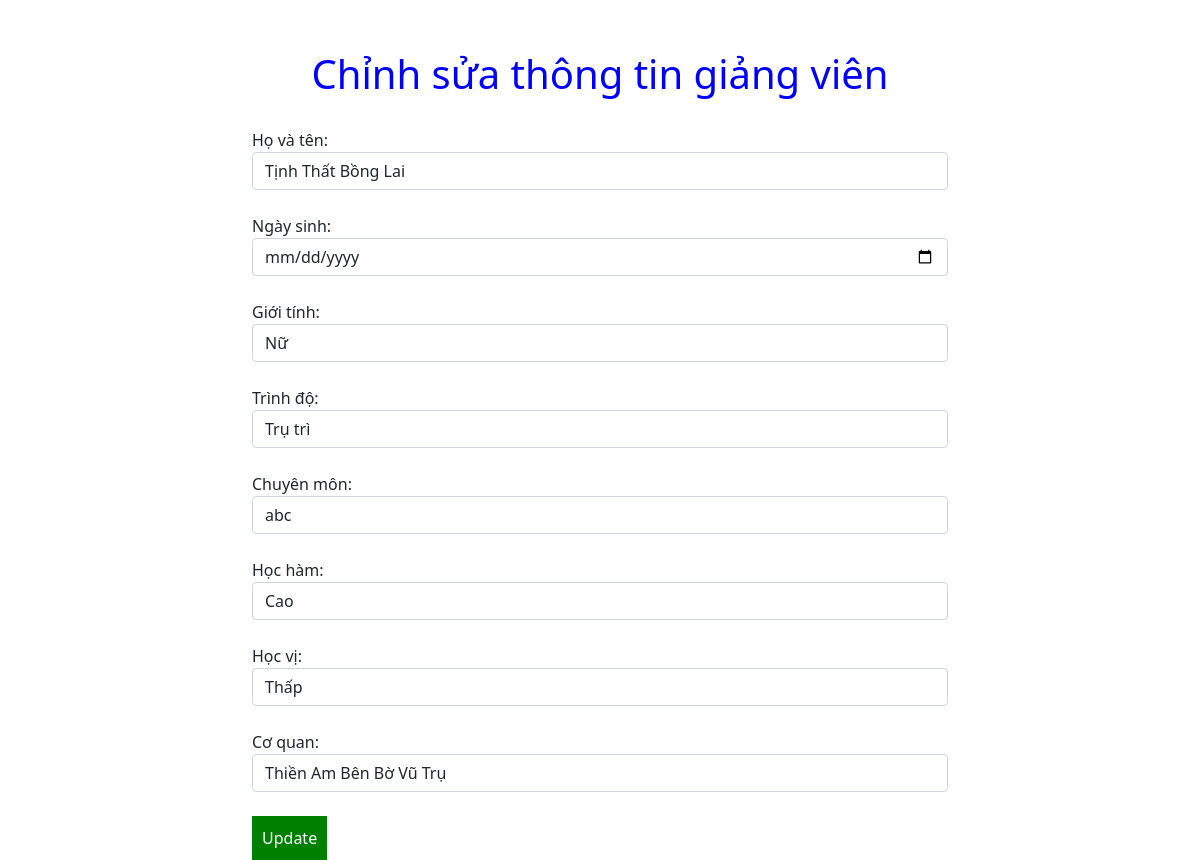
Page /index.php?controller=giangvien&action=edit&magv=7 on the earlier database version.
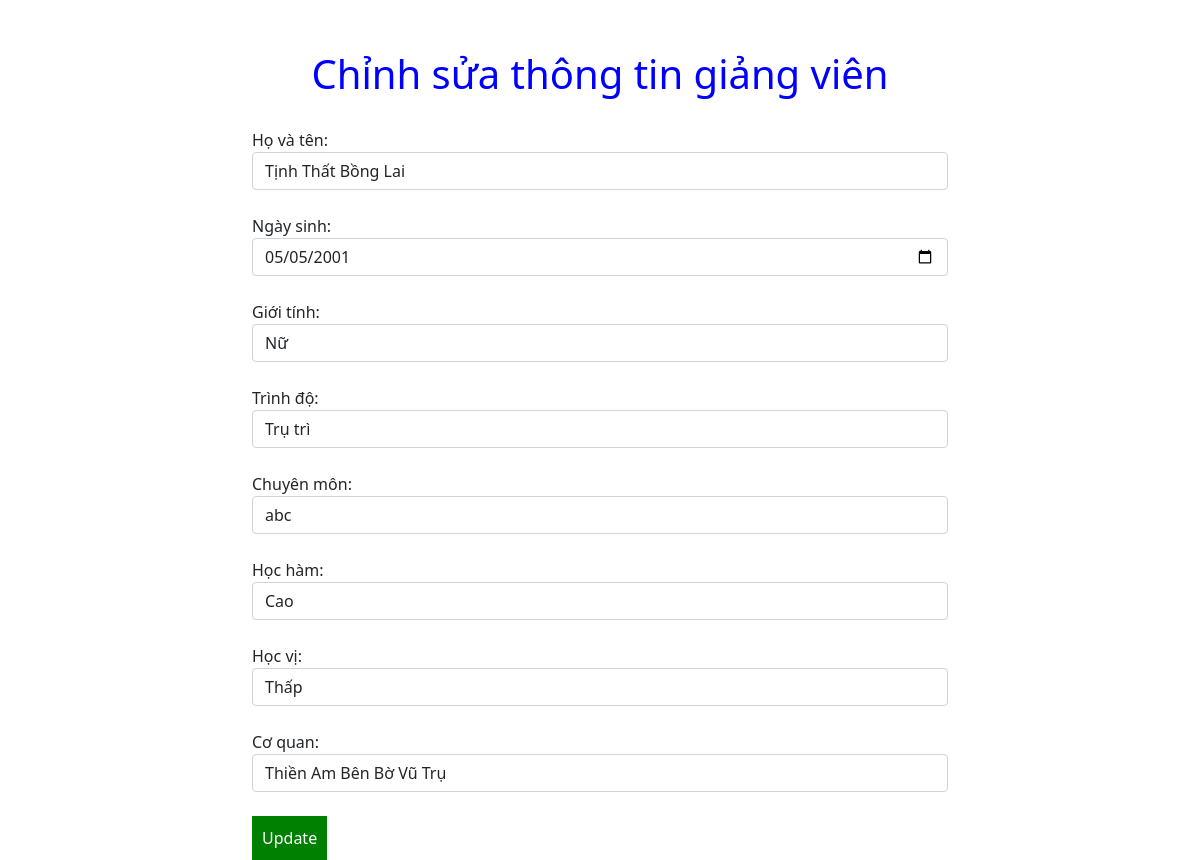
Same page on the later database version.
### tables this page shows
CREATE TABLE `giangvien` (
  `magv` int(11) NOT NULL,
  `hovaten` varchar(255) DEFAULT NULL,
  `ngaysinh` date DEFAULT NULL,
  `gioitinh` varchar(255) DEFAULT NULL,
  `trinhdo` varchar(255) DEFAULT NULL,
  `chuyenmon` varchar(255) DEFAULT NULL,
  `hocham` varchar(255) DEFAULT NULL,
  `hocvi` varchar(255) DEFAULT NULL,
  `coquan` varchar(255) DEFAULT NULL
);

### controllers/giangvienController.php (called while the page is built, shortened)
<?php
require_once 'models/giangvien.php';
class giangvienController {
    public function edit() {
        $magv = $_GET['magv'];
        $giangvienModel = new giangvien();
        $giangvien = $giangvienModel->getgiangvienById($magv);
        require_once 'views/giangviens/edit.php';
    }
}

### index.php (called while the page is built, shortened)
<?php
$action = isset($_GET['action']) ? $_GET['action'] :
    'index';
$object = new $classController();
$object->$action();
?>

### models/giangvien.php (called while the page is built, shortened)
<?php
class giangvien {
    public function getgiangvienById($magv = null) {
        $connection = $this->connectDb();
        $querySelect = "SELECT * FROM giangvien WHERE magv=$magv";
        $results = mysqli_query($connection, $querySelect);
        $giangvien = [];
        if (mysqli_num_rows($results) > 0) {
            $giangviens = mysqli_fetch_all($results, MYSQLI_ASSOC);
            $giangvien = $giangviens[0];
        }
        return $giangvien;
    }
    public function connectDb() {
        $connection = mysqli_connect(DB_HOST,
            DB_USERNAME, DB_PASSWORD, DB_NAME);
        return $connection;
    }
}

### views/giangviens/edit.php (the view, shortened to what this page needs)
<?php
    require "header.php";
?>
<div style = "width:60%" class="container">
    <h1 style="display: flex;align-items: center;justify-content: center;margin-bottom:30px;margin-top:50px;color:blue">Chỉnh sửa thông tin giảng viên</h1>
<form action="" method="post">
Họ và tên:
    <input class="form-control" type="text"
           name="hovaten"
           value="<?php
           echo isset($_POST['hovaten']) ? $_POST['hovaten'] : $giangvien['hovaten']?>"
    />
    <br />
    Ngày sinh:
    <input class="form-control" type="date"
           name="ngaysinh"
           value="<?php
           echo isset($_POST['ngaysinh']) ? $_POST['ngaysinh'] : $giangvien['ngaysinh']?>"
    />
    <br />
    Giới tính:
    <input class="form-control" type="text"
           name="gioitinh"
           value="<?php
           echo isset($_POST['gioitinh']) ? $_POST['gioitinh'] : $giangvien['gioitinh']?>"
    />
    <br />
    Trình độ:
    <input class="form-control" type="text"
           name="trinhdo"
           value="<?php
           echo isset($_POST['trinhdo']) ? $_POST['trinhdo'] : $giangvien['trinhdo']?>"
    />
    <br />
    Chuyên môn:
    <input class="form-control" type="text"
           name="chuyenmon"
           value="<?php
           echo isset($_POST['chuyenmon']) ? $_POST['chuyenmon'] : $giangvien['chuyenmon']?>"
    />
    <br />
    Học hàm:
    <input class="form-control" type="text"
           name="hocham"
           value="<?php
           echo isset($_POST['hocham']) ? $_POST['hocham'] : $giangvien['hocham']?>"
    />
    <br />
    Học vị:
    <input class="form-control" type="text"
           name="hocvi"
           value="<?php
           echo isset($_POST['hocvi']) ? $_POST['hocvi'] : $giangvien['hocvi']?>"
    />
    <br />
    Cơ quan:
    <input class="form-control" type="text"
           name="coquan"
           value="<?php
           echo isset($_POST['coquan']) ? $_POST['coquan'] : $giangvien['coquan']?>"
    />
    <br />
    <input style="border:none;   background-color: green;color: white;;padding:10px" type="submit" name="submit" value="Update" />
</form>
</div>

Differences in the rows shown:
changed giangvien "Tịnh Thất Bồng Lai": ngaysinh (not shown) → "05/05/2001"
